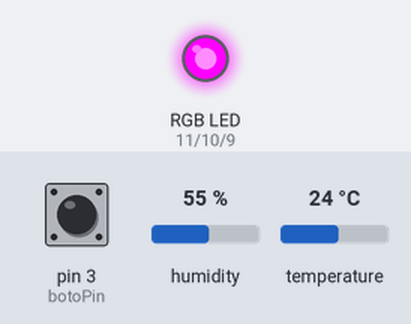
This sketch was run on a simulated Arduino Uno, built with avr-gcc and run on an emulated ATmega328P. Shown: an RGB LED mixed from three pins (HIGH = lit). The test bench sets the inputs (shaded band); at power-on: pin 3 (botoPin) LOW, humidity 55 %, temperature 24 °C. What the sketch prints to the serial monitor is not drawn.

Above: at 2.8 s.
2.9 s: pin 3 (botoPin) pulled HIGH for 1.25 s
At 3.24 s:
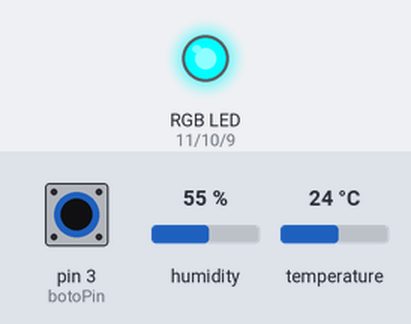
At 9.36 s:
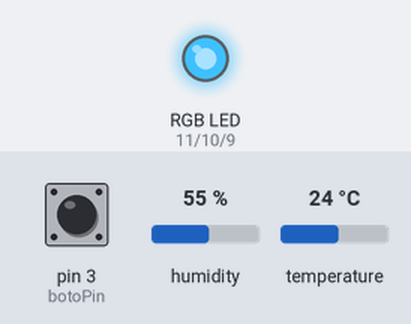
Timing chart, 0 to 36.5 s (numbered marks = the images above; inputs shaded):
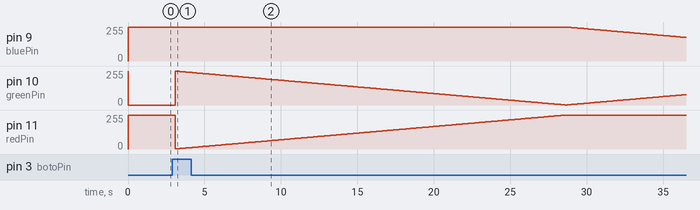

Measured:
- after the input at 2.9 s, pin 9 (bluePin): moves from 255/255 to 177/255 over 7.7 s, starting after 25.8 s; pin 10 (greenPin): 0/255 → 254/255 after 0.19 s, → 253/255 0.10 s later, → 252/255 0.10 s later, → 251/255 0.10 s later, … (333 changes in this stretch)

The sketch:

TempRGB.ino
```cpp
/* TERMOMETRE DHT11 - LED RGB
Codi arreplegat de mil llocs

Sensor DHT11
Boto per canviar de estat (0 = Temperatura, 1 = random, 2 = Pending microfon
Led RGB
Codi colors:
http://www.cambridgebaby.co.uk/catalog/index.php?main_page=essentials&productID=40&fullsiteoverride=mobile

Temperatura Xafogor (Humidex):
http://www.acom.cat/utilitats/humidex.html

*/


//DHT11 Setup
#include <DHT.h>
#define DHTTYPE DHT11
const int DHTPin = 2;     // what digital pin we're connected to
DHT dht(DHTPin, DHTTYPE);

//Led RFBGB
const int redPin = 11;
const int greenPin = 10;
const int bluePin = 9;
const int botoPin = 3;

//Interruptor per triar mode
int pulsador=0;                   //almacena el estado del botón
int estado=0;                      //0=termometre, 1=random colors
int pulsadorAnt=0;

void setup() {
 Serial.begin(9600);
 Serial.println("DHTxx test!");
 dht.begin();
 // Start off with the LED off.
 setColourRgb(0,0,0);
 pinMode(botoPin, INPUT);
}

void loop() {

  pulsador = digitalRead(botoPin);

  if((pulsador==HIGH)&&(pulsadorAnt==LOW)){  //si el boton es pulsado y antes no lo estaba
    estado=1-estado;
    delay(40);               //pausa de 40 ms
  }
  pulsadorAnt=pulsador;      //actualiza el nuevo estado del boton

  unsigned int rgbColour[3];

//DHT agafar valors
  int h = dht.readHumidity();    // Lee la humedad
  int t = dht.readTemperature();
  int x = dht.computeHeatIndex(t, h, false);
//Print results DHT
  Serial.print("Humidity: ");
  Serial.print(h);
  Serial.println(" %\t");
  Serial.print("Temperature: ");
  Serial.print(t);
  Serial.println(" *C ");
  Serial.print("Xafogor: ");
  Serial.print(x);
  Serial.print(" *C ");

  //Button To Change STATE
  //
  if(estado==1) {                 //si el estado es 1 random colors
    // Start off with red.
    rgbColour[0] = 255;
    rgbColour[1] = 0;
    rgbColour[2] = 0;

    // Choose the colours to increment and decrement.
    for (int decColour = 0; decColour < 3; decColour += 1) {
      int incColour = decColour == 2 ? 0 : decColour + 1;

      // cross-fade the two colours.
      for(int i = 0; i < 255; i += 1) {
        rgbColour[decColour] -= 1;
        rgbColour[incColour] += 1;
        Serial.println(rgbColour[0]);
                Serial.println(rgbColour[1]);
                        Serial.println(rgbColour[2]);
        setColourRgb(rgbColour[0], rgbColour[1], rgbColour[2]);
        delay(100);
      }
    }
  }
  //si el estado es 0 termometre color
  else{
    //TEST x per forçar temperatura
    //x=15;
    //vermell
    if (x > 29 ) setColourRgb(255,0,0);
    //taronja
    if (x > 26 && x <= 29 ) setColourRgb(229,26,0);
    //groc
    if (x > 23 && x <= 26 ) setColourRgb(166,89,0);
    //verd
    if (x > 18 && x <= 23) setColourRgb(0,255,0);
    //blau clar
    if (x > 15 && x <= 18 ) setColourRgb(0,185,70);
    //blau
    if (x > 12 && x <= 15 ) setColourRgb(0,0,255);
    //lilaa
    if (x <= 12 ) setColourRgb(40,0,216);
    delay(1000);
  }


}

void setColourRgb(unsigned int red, unsigned int green, unsigned int blue) {
  analogWrite(redPin, 255-red);
  analogWrite(greenPin, 255-green);
  analogWrite(bluePin, 255-blue);
}
```
